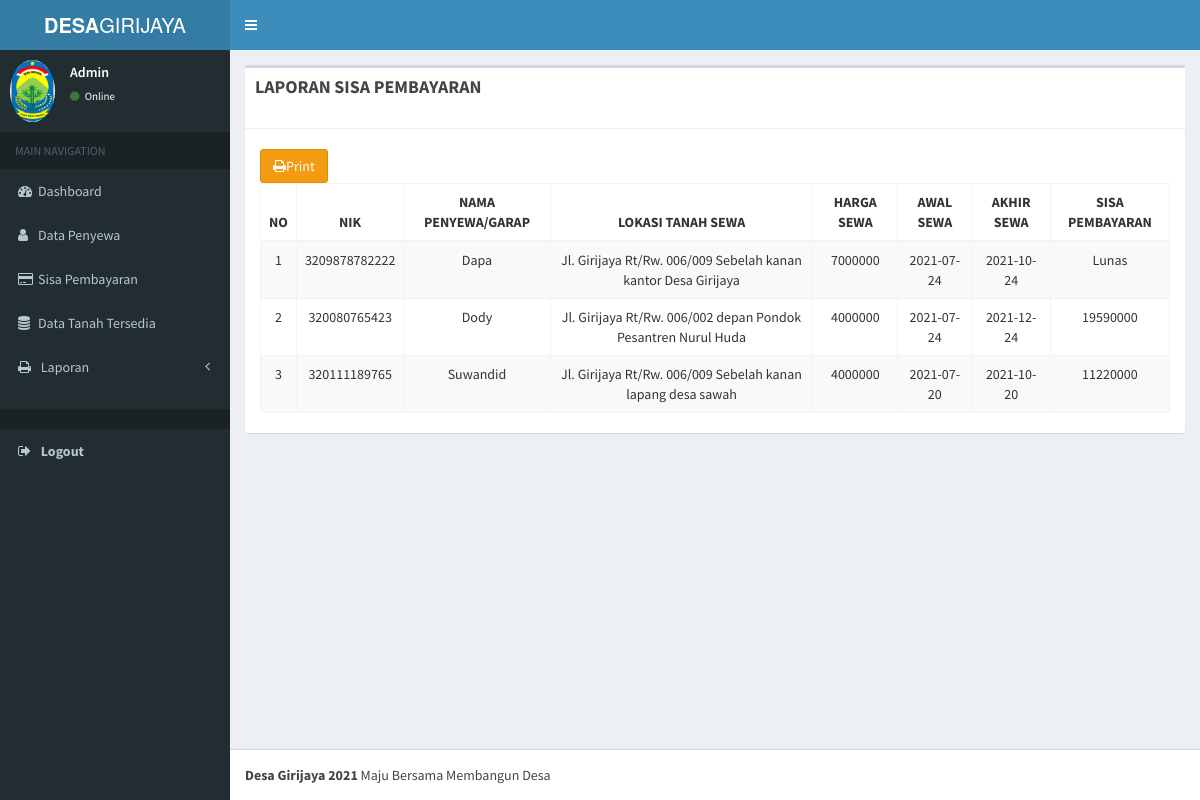
The app's page /index.php/l_sisa with its own data.
### tables this page shows
CREATE TABLE `pembayaran` (
  `id_pembayaran` int(11) NOT NULL,
  `id_penduduk` int(11) NOT NULL,
  `id_tanah` int(50) NOT NULL,
  `pembayaran` int(50) NOT NULL,
  `tgl_awal` date DEFAULT NULL,
  `tgl_akhir` date DEFAULT NULL,
  `sisa` varchar(50) NOT NULL
);

CREATE TABLE `penduduk` (
  `id` int(11) NOT NULL,
  `nik` double NOT NULL,
  `nama` varchar(50) NOT NULL,
  `ttl` date NOT NULL,
  `alamat` varchar(50) NOT NULL,
  `kedusunan` varchar(50) NOT NULL
);

CREATE TABLE `tanah` (
  `id` int(11) NOT NULL,
  `lokasi` varchar(100) NOT NULL,
  `ukuran` int(100) NOT NULL,
  `biaya` int(100) NOT NULL,
  `status` int(1) NOT NULL
);

### application/controllers/L_sisa.php (called while the page is built, shortened)
<?php
class L_sisa extends CI_Controller
{
    function __construct()
    {
        $this->load->model('M_pembayaran');
        $this->load->model('M_tanah');
        $this->load->model('M_penyewa');
    }
    public function index()
    {
        $config['base_url']     = site_url('Pembayaran/index');
        $config['total_rows']   = $this->db->count_all('pembayaran');
        $config['per_page']     = 10;
        $config['url_segment']  = 3;
        $choice = $config["total_rows"] / $config['per_page'];
        $config["num_links"]    = floor($choice);
        $config['first_link']   = 'First';
        $config['last_link']    = 'Last';
        $config['next_link']    = 'Selanjutnya';
        $config['prev_link']    = 'Sebelumnya';
        $config['full_tag_open']    = '<div class="pagging text-center"><nav><ul class="pagination justify-content-center">';
        $config['full_tag_close']   = '</ul></nav></div>';
        $config['num_tag_open']     = '<li class="page-item"><span class="page-link">';
        $config['num_tag_close']    = '</span></li>';
        $config['cur_tag_open']     = '<li class="page-item active"><span class="page-link">';
        $config['cur_tag_close']    = '</span></li>';
        $config['next_tag_open']    = '<li class="page-item"><span class="page-link">';
        $config['next_tagl_close']  = '<span aria-hidden="true">&raquo</span></span></li>';
        $config['prev_tag_open']    = '<li class="page-item"><span class="page-link">';
        $config['prev_tagl_close']  = '</span>Next</li>';
        $config['first_tag_open']   = '<li class="page-item"><span class="page-link ">';
        $config['first_tagl_close'] = '</span></li>';
        $config['last_tag_open']    = '<li class="page-item"><span class="page-link">';
        $config['last_tagl_close']  = '</span></li>';
        $this->pagination->initialize($config);
        $data['page']   = ($this->uri->segment(3)) ? $this->uri->segment(3) : 0;
        $data['belum'] = $this->M_pembayaran->tampil_data2();
        $data['pembayaran'] = $this->M_pembayaran->tampil_data($config["per_page"], $data['page']);
        $data['pagination'] = $this->pagination->create_links();
        $data['pembayaran'] = $this->M_pembayaran->tampil_data();
        $data['tanah'] = $this->M_tanah->tampil();
        $data['penduduk'] = $this->M_penyewa->tampil();
        $this->load->view('templet/header');
        $this->load->view('templet/sidebar');
        $this->load->view('laporan/sisa', $data);
        $this->load->view('templet/footer');
    }
}

### index.php (called while the page is built, shortened)
<?php
require_once BASEPATH.'core/CodeIgniter.php';

### application/libraries/Fungsi.php (called while the page is built, shortened)
<?php
class Fungsi
{
    protected $ci;
    function __construct()
    {
        $this->ci = &get_instance();
    }
    function user_login()
    {
        $id = $this->ci->session->userdata('id');
        $userdata = $this->ci->M_login->get($id)->row();
        return $userdata;
    }
}

### application/models/M_login.php (called while the page is built, shortened)
<?php
class M_login extends CI_Model
{
    public function get($id = null)
    {
        $this->db->from('login');
        $query = $this->db->get();
        return $query;
    }
}

### application/models/M_pembayaran.php (called while the page is built, shortened)
<?php
class M_pembayaran extends CI_Model
{
    public function tampil_data()
    {
        $this->db->order_by('nama', 'ASC');
        return $this->db->from('pembayaran')
            ->join('penduduk', 'penduduk.id=pembayaran.id_penduduk')
            ->join('tanah', 'tanah.id=pembayaran.id_tanah')
            ->get()
            ->result();
    }
    public function tampil_data2()
    {
        $this->db->order_by('nama', 'ASC');
        return $this->db->from('pembayaran')->where_not_in('sisa', array(0))
            ->join('penduduk', 'penduduk.id=pembayaran.id_penduduk')
            ->join('tanah', 'tanah.id=pembayaran.id_tanah')
            ->get()
            ->result();
    }
}

### application/views/laporan/sisa.php (the view, shortened to what this page needs)
<div class="content-wrapper ">
    <section class="content">
        <div class="box">
            <div class="box-header">
                <h4 class="box-title"><strong> LAPORAN SISA PEMBAYARAN</strong></h4>
            </div>
            <hr>
            <div class="card">
                <div class="card-header">
                    <div class="rows">
                        <div class="col-md-5 ">
                            <button onclick="window.print()" class="btn btn-outline-secondary btn-warning "><i class="fa fa-print"></i>Print</button>
                        </div>
                    </div>
                </div>
            </div>
            <div class="table-responsive col-sm-12">
                <table class="table table-bordered table-striped">
                    <thead>
                        <tr>
                            <th class="text-center">NO</th>
                            <th class="text-center">NIK</th>
                            <th class="text-center">NAMA PENYEWA/GARAP </th>
                            <th class="text-center">LOKASI TANAH SEWA </th>
                            <th class="text-center">HARGA SEWA</th>
                            <th class="text-center">AWAL SEWA</th>
                            <th class="text-center">AKHIR SEWA</th>
                            <th class="text-center">SISA PEMBAYARAN</th>
                        </tr>
                    </thead>
                    <tbody>
                        <?php $no = 1;
                        foreach ($pembayaran as $row) { ?>
                            <tr>
                                <td class="text-center"><?= $no; ?></td>
                                <td class="text-center"><?= $row->nik ?></td>
                                <td class="text-center"><?= $row->nama ?></td>
                                <td class="text-center"><?= $row->lokasi ?></td>
                                <td class="text-center"><?= $row->biaya ?></td>
                                <td class="text-center"><?= $row->tgl_awal ?></td>
                                <td class="text-center"><?= $row->tgl_akhir ?></td>
                                <td class="text-center"><?php if ($row->sisa == 0) {
                                                            echo "Lunas";
                                                        } else {
                                                            echo $row->sisa;
                                                        }
                                                        ?></td>
                            </tr>
                        <?php $no++;
                        } ?>
                    </tbody>
                </table>
            </div>
        </div>
    </section>
</div>
</body>
</html>

### application/views/templet/header.php (shortened to what this page needs)
<!DOCTYPE html>
<html>
<head>
    <link rel="stylesheet" href="<?php echo base_url() ?>assets/bootstrap/css/bootstrap.min.css">
    <link rel="stylesheet" href="https://maxcdn.bootstrapcdn.com/font-awesome/4.4.0/css/font-awesome.min.css">
    <link rel="stylesheet" href="https://cdnjs.cloudflare.com/ajax/libs/font-awesome/4.5.0/css/font-awesome.min.css">
    <link rel="stylesheet" href="https://cdnjs.cloudflare.com/ajax/libs/ionicons/2.0.1/css/ionicons.min.css">
    <link rel="stylesheet" href="<?php echo base_url() ?>assets/dist/css/AdminLTE.min.css">
    <link rel="stylesheet" href="<?php echo base_url() ?>assets/dist/css/skins/_all-skins.min.css">
    <link rel="stylesheet" href="<?php echo base_url() ?>assets/plugins/iCheck/flat/blue.css">
    <link rel="stylesheet" href="<?php echo base_url() ?>assets/plugins/morris/morris.css">
    <link rel="stylesheet" href="<?php echo base_url() ?>assets/plugins/jvectormap/jquery-jvectormap-1.2.2.css">
    <link rel="stylesheet" href="<?php echo base_url() ?>assets/plugins/datepicker/datepicker3.css">
    <link rel="stylesheet" href="<?php echo base_url() ?>assets/plugins/daterangepicker/daterangepicker.css">
    <link rel="stylesheet" href="<?php echo base_url() ?>assets/plugins/bootstrap-wysihtml5/bootstrap3-wysihtml5.min.css">
</head>
<body class="hold-transition skin-blue sidebar-mini">
    <div class="wrapper">
        <header class="main-header ">
            <a href="index2.html" class="logo">
                <span class="logo-lg"><b>DESA</b>GIRIJAYA</span>
            </a>
            <nav class="navbar navbar-static-top">
                <a href="#" class="sidebar-toggle" data-toggle="offcanvas" role="button">
                </a>
            </nav>
        </header>

### application/views/templet/sidebar.php (shortened to what this page needs)
<aside class="main-sidebar">
    <section class="sidebar">
        <div class="user-panel">
            <div class="pull-left image">
                <img src="<?php echo base_url() ?>assets/dist/img/grj2.jpg" class="img-circle" alt="User Image">
            </div>
            <div class="pull-left info">
                <p><?php echo ucfirst($this->fungsi->user_login()->username) ?></p>
                <a href="#"><i class="fa fa-circle text-success"></i> Online</a>
            </div>
        </div>
        <ul class="sidebar-menu">
            <li class="header">MAIN NAVIGATION</li>
            <li <?= $this->uri->segment(1) == 'Welcome' ? 'class="active"' : '' ?>>
                <a href="<?php echo site_url() ?>/Welcome/index">
                    <i class="fa fa-dashboard" aria-hidden="true"></i><span>Dashboard</span>
                </a>
            </li>
            <li <?= $this->uri->segment(1) == 'Penyewa' ? 'class="active"' : '' ?>>
                <a href="<?php echo site_url() ?>/Penyewa/index">
                    <i class="fa fa-user" aria-hidden="true"></i><span>Data Penyewa</span>
                </a>
            </li>
            <li <?= $this->uri->segment(1) == 'Pembayaran' ? 'class="active"' : '' ?>>
                <a href="<?php echo site_url() ?>/Pembayaran/index">
                    <i class="fa fa-credit-card" aria-hidden="true"></i><span>Sisa Pembayaran</span>
                </a>
            </li>
            <li <?= $this->uri->segment(1) == 'Tanah' ? 'class="active"' : '' ?>>
                <a href="<?php echo site_url() ?>/Tanah/index">
                    <i class="fa fa-database" aria-hidden="true"></i><span>Data Tanah Tersedia</span>
                </a>
            </li>
            <li class="treeview" name="laporan">
                <a href="#">
                    <i class="fa fa-print"></i>
                    <span>Laporan</span>
                    <i class="fa fa-angle-left pull-right"></i>
                </a>
            </li>
            <br>
            <li class="header">
            <li>
                <a class="profile-pic " href="<?= base_url('login/logout') ?>">
                    <i class="fa fa-sign-out"></i>
                    <span class="text-white text-bold font-medium ">Logout</span></a>
            </li>
            </li>
        </ul>
    </section>
</aside>

### application/views/templet/footer.php (shortened to what this page needs)
<footer class="main-footer">
    <strong>Desa Girijaya 2021 </strong> Maju Bersama Membangun Desa
</footer>
</body>
</html>

### records on screen
pembayaran: id_penduduk.nik "3209878782222", id_penduduk.nama "Dapa", id_tanah.lokasi "Jl. Girijaya Rt/Rw. 006/009 Sebelah kanan kantor Desa Girijaya", id_tanah.biaya "7000000", tgl_awal "2021-07-24", tgl_akhir "2021-10-24", sisa "Lunas"
pembayaran: id_penduduk.nik "320080765423", id_penduduk.nama "Dody", id_tanah.lokasi "Jl. Girijaya Rt/Rw. 006/002 depan Pondok Pesantren Nurul Huda", id_tanah.biaya "4000000", tgl_awal "2021-07-24", tgl_akhir "2021-12-24", sisa "19590000"
pembayaran: id_penduduk.nik "320111189765", id_penduduk.nama "Suwandid", id_tanah.lokasi "Jl. Girijaya Rt/Rw. 006/009 Sebelah kanan lapang desa sawah", id_tanah.biaya "4000000", tgl_awal "2021-07-20", tgl_akhir "2021-10-20", sisa "11220000"

### other values on screen
$this->fungsi->user_login()->username "Admin"
